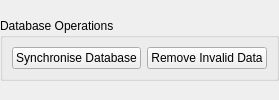
<?xml version="1.0" encoding="UTF-8"?>
<ui version="4.0">
 <class>Database_Operations_Form</class>
 <widget class="QWidget" name="Database_Operations_Form">
  <property name="windowTitle">
   <string>Database Operations</string>
  </property>
  <layout class="QGridLayout" name="Database_Operations_Form_gridLayout">
   <property name="margin">
    <number>0</number>
   </property>
   <item row="0" column="0">
    <widget class="QGroupBox" name="Database_Operations_groupBox">
     <property name="maximumSize">
      <size>
       <width>16777215</width>
       <height>64</height>
      </size>
     </property>
     <property name="title">
      <string>Database Operations</string>
     </property>
     <layout class="QGridLayout" name="Database_Operations_groupBox_gridLayout">
      <property name="sizeConstraint">
       <enum>QLayout::SetMaximumSize</enum>
      </property>
      <item row="0" column="0">
       <widget class="QPushButton" name="Update_Database_pushButton">
        <property name="statusTip">
         <string>Update Database Push Button: Forces Database update.</string>
        </property>
        <property name="text">
         <string>Synchronise Database</string>
        </property>
       </widget>
      </item>
      <item row="0" column="1">
       <widget class="QPushButton" name="Remove_Invalid_Data_pushButton">
        <property name="statusTip">
         <string>Remove Invalid Data Push Button: Removes invalid or missing data from the Database.</string>
        </property>
        <property name="text">
         <string>Remove Invalid Data</string>
        </property>
       </widget>
      </item>
     </layout>
    </widget>
   </item>
  </layout>
 </widget>
 <resources/>
 <connections/>
</ui>
